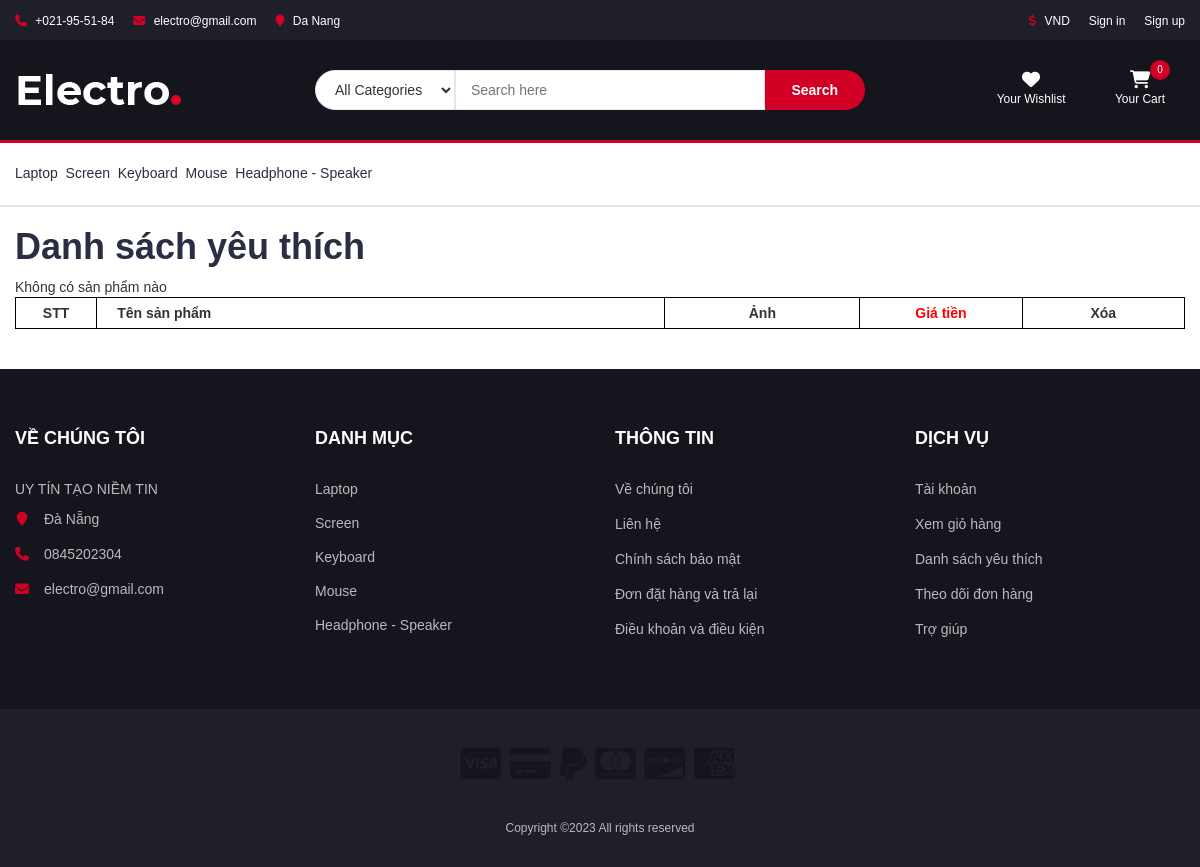
The app's page /show-wishlist.php with its own data.
### tables this page shows
CREATE TABLE `danhmuc_info` (
  `id` int(255) NOT NULL,
  `tendanhmuc` varchar(255) NOT NULL,
  `image_name` varchar(255) NOT NULL
);

### show-wishlist.php (the view, shortened to what this page needs)
<!DOCTYPE html>
<html lang="en">
    <?php include 'connect.php'; ?>
<head>
    <?php include './partitals/css.php' ?>
</head>
<body>
    <header>
        <div id="top-header">
            <div class="container">
                <ul class="header-links pull-left">
                    <li><a href="#"><i class="fa fa-phone"></i> +021-95-51-84</a></li>
                    <li><a href="#"><i class="fa fa-envelope-o"></i> electro@gmail.com</a></li>
                    <li><a href="#"><i class="fa fa-map-marker"></i> Da Nang</a></li>
                </ul>-
                <ul class="header-links pull-right">
                    <li><a href="#"><i class="fa fa-dollar"></i> VND</a></li>
                    <?php
                    if (isset($_SESSION['user_id'])) {
                    ?>
                        <li><a href="/electro-master/login.php"><i class="fa fa-user-o"></i>
                                <?php echo  $_SESSION['name_user'] ?>
                            </a>
                        <li><a href="log_out.php">Log out</a></li>
                    <?php } else { ?>
                        <li><a href="login.php">Sign in</a></li>
                        <li><a href="RegisterForm.php">Sign up</a></li>
                    <?php } ?>
                </ul>
            </div>
        </div>
        <div id="header">
            <div class="container">
                <div class="row">
                    <div class="col-md-3">
                        <div class="header-logo">
                            <a href="index.php" class="logo">
                                <img src="./img/logo.png" alt="">
                            </a>
                        </div>
                    </div>
                    <div class="col-md-6">
                        <div class="header-search">
                            <form>
                                <select class="input-select">
                                    <option value="0">All Categories</option>
                                </select>
                                <input class="input" placeholder="Search here">
                                <button class="search-btn">Search</button>
                            </form>
                        </div>
                    </div>
                    <div class="col-md-3 clearfix">
                        <div class="header-ctn">
                            <div>
                                <a href="#">
                                    <i class="fa fa-heart-o"></i>
                                    <span>Your Wishlist</span>
                                </a>
                            </div>
                            <div class="dropdown">
                                <a class="dropdown-toggle" data-toggle="dropdown" aria-expanded="true">
                                    <a href="cart.php"><i class="fa fa-shopping-cart"></i>
                                        <span>Your Cart</span>
                                        <div class="qty">
                                            <?php
                                            if (isset($_SESSION['cart'])) {
                                                $count = count($_SESSION['cart']);
                                                echo "$count";
                                            } else {
                                                echo "0";
                                            }
                                            ?>
                                        </div>
                                    </a>
                                </a>
                            </div>
                        </div>
                    </div>
                </div>
            </div>
        </div>
    </header>
    <nav id="navigation">
        <div class="container">
            <div id="responsive-nav">
                <?php
            $sql = "SELECT * FROM danhmuc_info ";
            $result = mysqli_query($conn, $sql);
            ?>
            <?php
            while($row = mysqli_fetch_array($result)) {
            ?>
         <ul class="main-nav nav navbar-nav">
                   <li><a href="danhsachhanghoa.php?category_id=<?php echo $row['id'] ?> "><?php echo $row['tendanhmuc'] ;?> &nbsp;</a></li>
               </ul>
          <?php
    }
        ?>
            </div>
        </div>
    </nav>
    <div class="container">
        <h1>Danh sách yêu thích</h1>
        <table>
            <tr>
                <th class="product-number">STT</th>
                <th class="product-name">Tên sản phẩm</th>
                <th class="product-img">Ảnh</th>
                <th class="product-price">Giá tiền</th>
                <th class="product-delete">Xóa</th>
            </tr>
        </table>
    </div>
    <br>
    <br>
    <?php
    include './partitals/footer.php';
    ?>
</body>
</html>

### partitals/footer.php (shortened to what this page needs)
<!DOCTYPE html>
<html lang="en">
<head>
    <link rel="stylesheet" href="https://cdnjs.cloudflare.com/ajax/libs/font-awesome/6.2.1/css/all.min.css" />
</head>
<body>
<footer id="footer">
        <div class="section">
            <div class="container">
                <div class="row">
                    <div class="col-md-3 col-xs-6">
                        <div class="footer">
                            <h3 class="footer-title">Về Chúng Tôi</h3>
                            <p>UY TÍN TẠO NIỀM TIN</p>
                            <ul class="footer-links">
                                <li><a href="#"><i class="fa fa-map-marker"></i>Đà Nẵng</a></li>
                                <li><a href="#"><i class="fa fa-phone"></i>0845202304</a></li>
                                <li><a href="#"><i class="fa fa-envelope-o"></i>electro@gmail.com</a></li>
                            </ul>
                        </div>
                    </div>
                    <div class="col-md-3 col-xs-6">
                        <div class="footer">
                            <h3 class="footer-title">Danh mục</h3>
                            <?php
            $sql = "SELECT * FROM danhmuc_info ";
            $result = mysqli_query($conn, $sql);
            ?>
            <?php
            while($row = mysqli_fetch_array($result)) {
            ?>
                            <ul class="footer-links">
                                <li style="padding-bottom: 14px"><a href="danhsachhanghoa.php?category_id=<?php echo $row['id'] ?> "><?php echo $row['tendanhmuc'] ;?> </a></li>
                            </ul>
                            <?php
    }
        ?>
                        </div>
                    </div>
                    <div class="col-md-3 col-xs-6">
                        <div class="footer">
                            <h3 class="footer-title">Thông tin</h3>
                            <ul class="footer-links">
                                <li><a href="#">Về chúng tôi</a></li>
                                <li><a href="#">Liên hệ</a></li>
                                <li><a href="#">Chính sách bảo mật</a></li>
                                <li><a href="#">Đơn đặt hàng và trả lại</a></li>
                                <li><a href="#">Điều khoản và điều kiện</a></li>
                            </ul>
                        </div>
                    </div>
                    <div class="col-md-3 col-xs-6">
                        <div class="footer">
                            <h3 class="footer-title">Dịch vụ</h3>
                            <ul class="footer-links">
                                <li><a href="#">Tài khoản</a></li>
                                <li><a href="cart.php">Xem giỏ hàng</a></li>
                                <li><a href="show-wishlist.php">Danh sách yêu thích</a></li>
                                <li><a href="#">Theo dõi đơn hàng</a></li>
                                <li><a href="#">Trợ giúp</a></li>
                            </ul>
                        </div>
                    </div>
                </div>
            </div>
        </div>
        <div id="bottom-footer" class="section">
            <div class="container">
                <div class="row">
                    <div class="col-md-12 text-center">
                        <ul class="footer-payments">
                            <li><a href="#"><i class="fa-brands fa-cc-visa"></i></a></li>
                            <li><a href="#"><i class="fa-solid fa-credit-card"></i></a></li>
                            <li><a href="#"><i class="fa-brands fa-paypal"></i></a></li>
                            <li><a href="#"><i class="fa-brands fa-cc-mastercard"></i></a></li>
                            <li><a href="#"><i class="fa-brands fa-cc-discover"></i></i></a></li>
                            <li><a href="#"><i class="fa-brands fa-cc-amex"></i></a></li>
                        </ul>
                        <span class="copyright">
								Copyright &copy;<script>document.write(new Date().getFullYear());</script> All rights reserved
							</span>
                    </div>
                </div>
            </div>
        </div>
    </footer>
</body>
</html>

### css/style.css (style rules this page uses)
body { font-family: 'Montserrat', sans-serif; font-weight: 400; color: #333; text-rendering: optimizeLegibility; -webkit-font-smoothing: antialiased; }
html { scroll-behavior: smooth; }
h1, h2, h3, h4, h5, h6 { color: #2B2D42; font-weight: 700; margin: 0 0 10px; }
a { color: #2B2D42; font-weight: 500; -webkit-transition: 0.2s color; transition: 0.2s color; }
ul, ol { margin: 0; padding: 0; list-style: none }
.input { height: 40px; padding: 0px 15px; border: 1px solid #E4E7ED; background-color: #FFF; width: 100%; }
.input-select { padding: 0px 15px; background: #FFF; border: 1px solid #E4E7ED; height: 40px; }
.section { padding-top: 30px; padding-bottom: 30px; }
#top-header { padding-top: 10px; padding-bottom: 10px; background-color: #1E1F29; }
.header-links li { display: inline-block; margin-right: 15px; font-size: 12px; }
.header-links li:last-child { margin-right: 0px; }
.header-links li a { color: #FFF; }
.header-links li i { color: #D10024; margin-right: 5px; }
#header { padding-top: 15px; padding-bottom: 15px; background-color: #15161D; }
.header-logo { float: left; }
.header-logo .logo img { display: block; }
.header-search { padding: 15px 0px; }
.header-search form { position: relative; }
.header-search form .input-select { margin-right: -4px; border-radius: 40px 0px 0px 40px; }
.header-search form .input { width: calc(100% - 260px); margin-right: -4px; }
.header-search form .search-btn { height: 40px; width: 100px; background: #D10024; color: #FFF; font-weight: 700; border: none; border-radius: 0px 40px 40px 0px; }
.header-ctn { float: right; padding: 15px 0px; }
.header-ctn>div { display: inline-block; }
.header-ctn>div+div { margin-left: 15px; }
.header-ctn>div>a { display: block; position: relative; width: 90px; text-align: center; color: #FFF; }
.header-ctn>div>a>i { display: block; font-size: 18px; }
.header-ctn>div>a>span { font-size: 12px; }
.header-ctn>div>a>.qty { position: absolute; right: 15px; top: -10px; width: 20px; height: 20px; line-height: 20px; text-align: center; border-radius: 50%; font-size: 10px; color: #FFF; background-color: #D10024; }
#navigation { background: #FFF; border-bottom: 2px solid #E4E7ED; border-top: 3px solid #D10024; }
.main-nav>li>a { padding: 20px 0px; }
.main-nav>li>a:after { content: ""; display: block; width: 0%; height: 2px; background-color: #D10024; -webkit-transition: 0.2s all; transition: 0.2s all; }
#footer { background: #15161D; color: #B9BABC; }
#bottom-footer { background: #1E1F29; }
.footer { margin: 30px 0px; }
.footer .footer-title { color: #FFF; text-transform: uppercase; font-size: 18px; margin: 0px 0px 30px; }
.footer-links li+li { margin-top: 15px; }
.footer-links li a { color: #B9BABC; }
.footer-links li i { margin-right: 15px; color: #D10024; width: 14px; text-align: center; }
.copyright { margin-top: 30px; display: block; font-size: 12px; }
.footer-payments li { display: inline-block; margin-right: 5px; }
.footer-payments li a { color: #15161D; font-size: 36px; display: block; }

### show-wishlist.php (style rules this page uses)
body { font-family: arial; }
* { box-sizing: border-box; }
.container { width: 1200px; margin: 0 auto; }
h1 { padding-top: 20px; text-align: center; }
.product-price { color: red; font-weight: bold; }
.product-img { padding: 5px; border: 1px solid #000; margin-bottom: 5px; }
a { text-decoration: none; }
h1 { text-align: left; margin-top: 0; }
table { border-collapse: collapse; width: 1170px; }
table, th, td { border: 1px solid black; }
table .product-name { width: 350px; padding-left: 20px; }
table .product-img { width: 120px; text-align: center; }
table .product-number { width: 50px; text-align: center; }
table .product-price { width: 100px; text-align: center; }
.product-delete { width: 100px; text-align: center; }

### records on screen
danhmuc_info: tendanhmuc "Laptop"
danhmuc_info: tendanhmuc "Screen"
danhmuc_info: tendanhmuc "Keyboard"
danhmuc_info: tendanhmuc "Mouse"
danhmuc_info: tendanhmuc "Headphone - Speaker"
